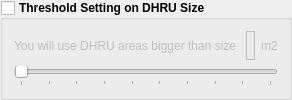
            <widget class="QGroupBox" name="groupBox_threshold">
             <property name="font">
              <font>
               <weight>75</weight>
               <bold>true</bold>
              </font>
             </property>
             <property name="title">
              <string>Threshold Setting on DHRU Size</string>
             </property>
             <property name="checkable">
              <bool>true</bool>
             </property>
             <property name="checked">
              <bool>false</bool>
             </property>
             <layout class="QVBoxLayout" name="verticalLayout_28">
              <item>
               <layout class="QHBoxLayout" name="horizontalLayout_59">
                <property name="topMargin">
                 <number>0</number>
                </property>
                <item>
                 <widget class="QLabel" name="label_59">
                  <property name="font">
                   <font>
                    <weight>50</weight>
                    <bold>false</bold>
                   </font>
                  </property>
                  <property name="text">
                   <string>You will use DHRU areas bigger than size </string>
                  </property>
                 </widget>
                </item>
                <item>
                 <widget class="QLabel" name="label_dhru_size">
                  <property name="font">
                   <font>
                    <weight>50</weight>
                    <bold>false</bold>
                   </font>
                  </property>
                  <property name="layoutDirection">
                   <enum>Qt::LeftToRight</enum>
                  </property>
                  <property name="autoFillBackground">
                   <bool>false</bool>
                  </property>
                  <property name="frameShape">
                   <enum>QFrame::Box</enum>
                  </property>
                  <property name="text">
                   <string/>
                  </property>
                  <property name="alignment">
                   <set>Qt::AlignRight|Qt::AlignTrailing|Qt::AlignVCenter</set>
                  </property>
                 </widget>
                </item>
                <item>
                 <widget class="QLabel" name="label_70">
                  <property name="font">
                   <font>
                    <weight>50</weight>
                    <bold>false</bold>
                   </font>
                  </property>
                  <property name="text">
                   <string>m2</string>
                  </property>
                 </widget>
                </item>
               </layout>
              </item>
              <item>
               <widget class="QSlider" name="horizontalSlider_ol_area">
                <property name="enabled">
                 <bool>false</bool>
                </property>
                <property name="minimumSize">
                 <size>
                  <width>0</width>
                  <height>0</height>
                 </size>
                </property>
                <property name="baseSize">
                 <size>
                  <width>0</width>
                  <height>0</height>
                 </size>
                </property>
                <property name="palette">
                 <palette>
                  <active>
                   <colorrole role="Button">
                    <brush brushstyle="SolidPattern">
                     <color alpha="255">
                      <red>0</red>
                      <green>120</green>
                      <blue>215</blue>
                     </color>
                    </brush>
                   </colorrole>
                   <colorrole role="Highlight">
                    <brush brushstyle="SolidPattern">
                     <color alpha="255">
                      <red>240</red>
                      <green>240</green>
                      <blue>240</blue>
                     </color>
                    </brush>
                   </colorrole>
                  </active>
                  <inactive>
                   <colorrole role="Button">
                    <brush brushstyle="SolidPattern">
                     <color alpha="255">
                      <red>240</red>
                      <green>240</green>
                      <blue>240</blue>
                     </color>
                    </brush>
                   </colorrole>
                   <colorrole role="Highlight">
                    <brush brushstyle="SolidPattern">
                     <color alpha="255">
                      <red>240</red>
                      <green>240</green>
                      <blue>240</blue>
                     </color>
                    </brush>
                   </colorrole>
                  </inactive>
                  <disabled>
                   <colorrole role="Button">
                    <brush brushstyle="SolidPattern">
                     <color alpha="255">
                      <red>240</red>
                      <green>240</green>
                      <blue>240</blue>
                     </color>
                    </brush>
                   </colorrole>
                   <colorrole role="Highlight">
                    <brush brushstyle="SolidPattern">
                     <color alpha="255">
                      <red>227</red>
                      <green>227</green>
                      <blue>227</blue>
                     </color>
                    </brush>
                   </colorrole>
                  </disabled>
                 </palette>
                </property>
                <property name="mouseTracking">
                 <bool>true</bool>
                </property>
                <property name="minimum">
                 <number>900</number>
                </property>
                <property name="maximum">
                 <number>9000</number>
                </property>
                <property name="singleStep">
                 <number>900</number>
                </property>
                <property name="pageStep">
                 <number>1</number>
                </property>
                <property name="value">
                 <number>900</number>
                </property>
                <property name="orientation">
                 <enum>Qt::Horizontal</enum>
                </property>
                <property name="invertedAppearance">
                 <bool>false</bool>
                </property>
                <property name="invertedControls">
                 <bool>false</bool>
                </property>
                <property name="tickPosition">
                 <enum>QSlider::TicksBelow</enum>
                </property>
                <property name="tickInterval">
                 <number>900</number>
                </property>
               </widget>
              </item>
             </layout>
            </widget>
